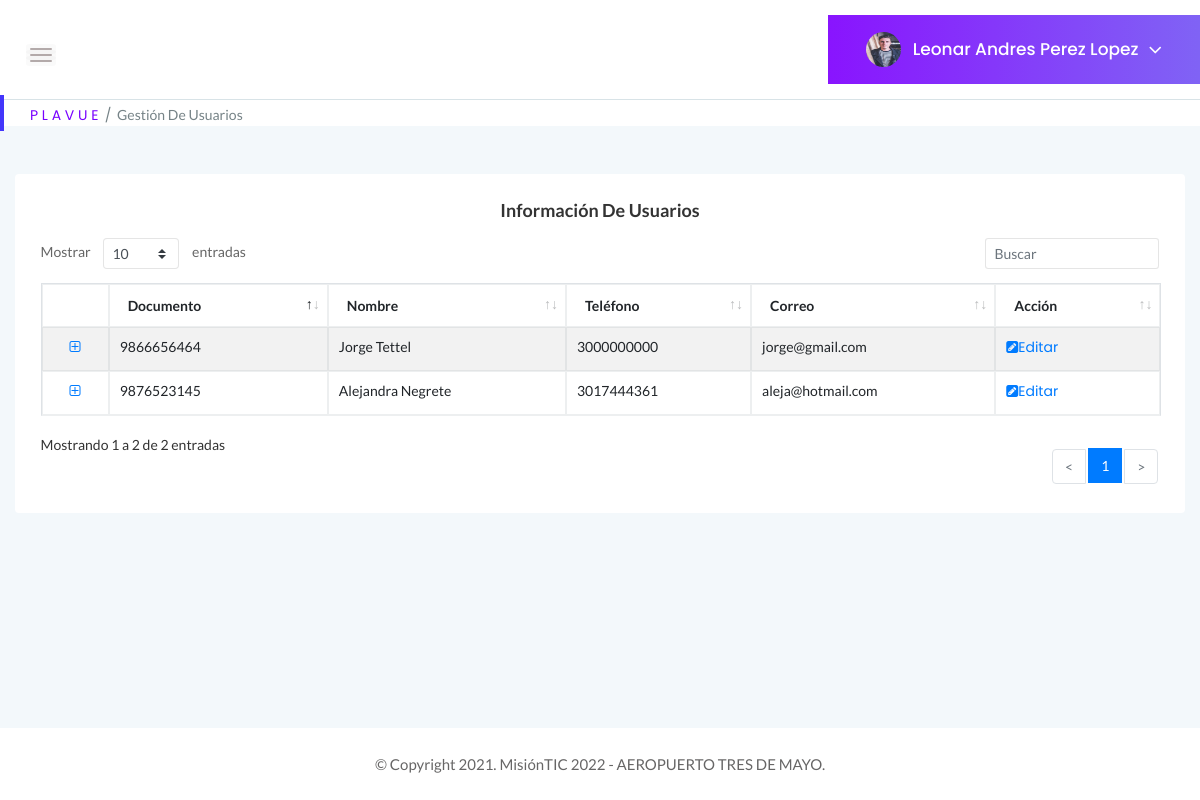
The app's page /GestionUsuarios (signed in), older data.
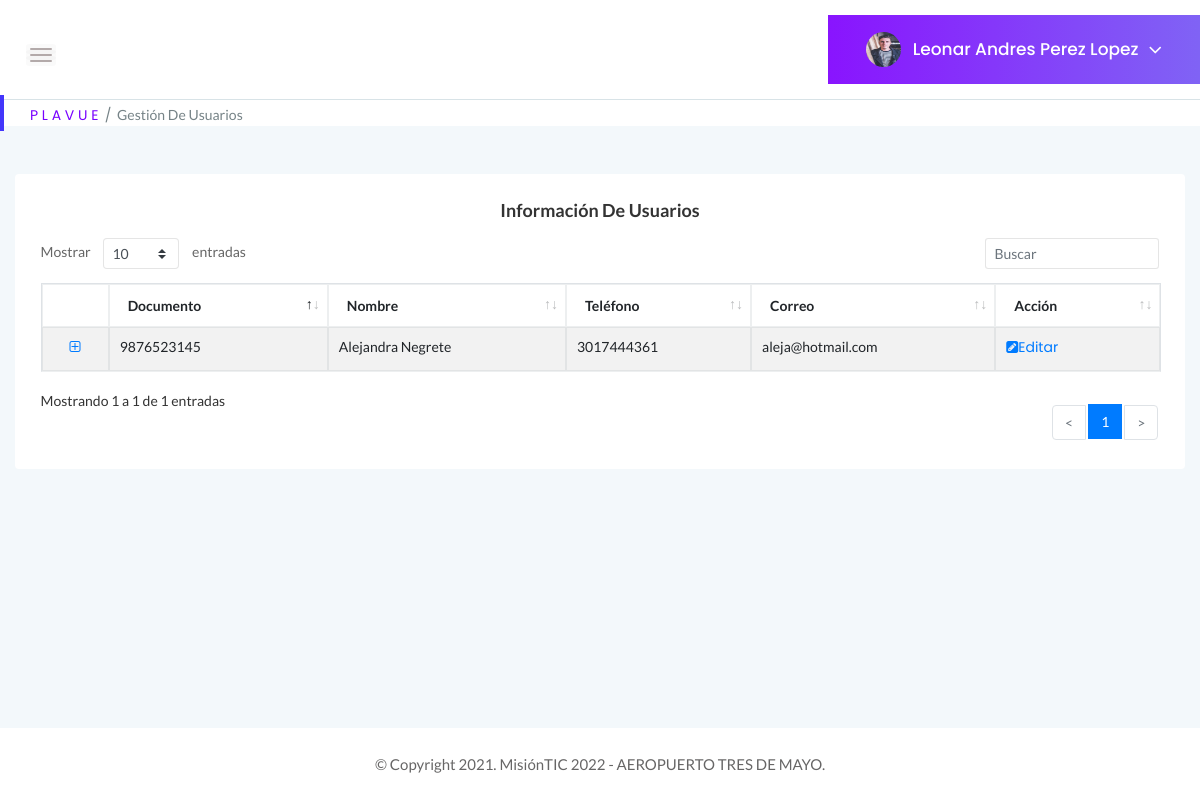
The same page, newer data.
### tables this page shows
CREATE TABLE Usuarios (Id_usuario BIGINT PRIMARY KEY, Documento BIGINT UNIQUE, tipoDocumento INTEGER REFERENCES tipo_documento (id_documento) ON DELETE RESTRICT ON UPDATE RESTRICT MATCH SIMPLE, contraseña VARCHAR NOT NULL, tipoPerfil INTEGER REFERENCES Perfil (Id_perfil) ON DELETE RESTRICT ON UPDATE RESTRICT, estadoUsuario INTEGER REFERENCES Estado (Id_estado) ON DELETE RESTRICT ON UPDATE RESTRICT, Nombre VARCHAR (100) NOT NULL, correo VARCHAR (100) UNIQUE NOT NULL, fechaNacimiento DATE, sexo INTEGER REFERENCES Genero (Id_genero) ON DELETE RESTRICT ON UPDATE RESTRICT, Celular BIGINT, nacionalidad INTEGER REFERENCES Nacionalidad (Id_pais) ON DELETE RESTRICT ON UPDATE RESTRICT, nombreContacto VARCHAR (100), numeroContacto BIGINT, foto VARCHAR (5000));

### app.py (the view)
@app.route("/GestionUsuarios", methods=["GET"])
def Gestion_Usuarios():
    if "usuario" in session:
        if request.method == "GET":
            tipoPerfil = 3
            try:
                with sqlite3.connect("Plavue.db") as con:
                    con.row_factory = sqlite3.Row
                    cur = con.cursor()
                    cur.execute("SELECT * FROM Usuarios WHERE correo = ?", [session["usuario"]])
                    query = cur.fetchone()
                with sqlite3.connect("Plavue.db") as con1:
                    con1.row_factory = sqlite3.Row
                    cur1 = con1.cursor()
                    cur1.execute("SELECT * FROM Usuarios WHERE tipoPerfil =? ", [tipoPerfil])
                    query2 = cur1.fetchall()
                    if query2 is None:
                        return "Usuario no existe!"
                return render_template("GestionUsuarios.html", perfil = query, tabla = query2)
            except Error as er:
                print('SQLite error: %s' % (' '.join(er.args)))
                print('SQLite traceback: ')
        return render_template('GestionUsuarios.html')
    return render_template("Login.html")

### templates/GestionUsuarios.html (shortened to what the changed rows need)
<!doctype html>
<html class="no-js" lang="es">
<head>
        <link rel="stylesheet" href="{{ url_for('static', filename='css/bootstrap.min.css') }}">
        <link rel="stylesheet" href="{{ url_for('static', filename='css/font-awesome.min.css') }}">
        <link rel="stylesheet" href="{{ url_for('static', filename='css/themify-icons.css') }}">
        <link rel="stylesheet" href="{{ url_for('static', filename='css/metisMenu.css') }}">
        <link rel="stylesheet" href="{{ url_for('static', filename='css/owl.carousel.min.css') }}">
        <link rel="stylesheet" href="{{ url_for('static', filename='css/slicknav.min.css') }}">
        <link rel="stylesheet" href="https://www.amcharts.com/lib/3/plugins/export/export.css" type="text/css" media="all" />
        <link rel="stylesheet" type="text/css" href="{{ url_for('static', filename='css/tables/jquery.dataTables.css') }}">
        <link rel="stylesheet" type="text/css" href="{{ url_for('static', filename='css/tables/dataTables.bootstrap4.min.css') }}">
        <link rel="stylesheet" type="text/css" href="{{ url_for('static', filename='css/tables/responsive.bootstrap.min.css') }}">
        <link rel="stylesheet" type="text/css" href="{{ url_for('static', filename='css/tables/responsive.jqueryui.min.css') }}">
        <link rel="stylesheet" href="{{ url_for('static', filename='css/typography.css') }}">
        <link rel="stylesheet" href="{{ url_for('static', filename='css/default-css.css') }}">
        <link rel="stylesheet" href="{{ url_for('static', filename='css/styles.css') }}">
        <link rel="stylesheet" href="{{ url_for('static', filename='css/responsive.css') }}">
        <link rel="stylesheet" href="{{ url_for('static', filename='js/vendor/select2.css') }}">
</head>
<body>
    <div class="page-container">
        <div class="main-content">
            <div class="body main-content-inner">
                <div class="row">
                    <div class="col-12 mt-5">
                        <div class="card">
                            <div class="card-body">
                                <section class="panel">
                                    <div class="panel-body">
                                        <table class="table table-bordered table-striped mb-none" id="datatable-gestionusuarios" data-swf-path="static/vendor/jquery-datatables/extras/TableTools/swf/copy_csv_xls_pdf.swf">
                                            <thead>
                                                <tr>
                                                    <th>Documento</th>
                                                    <th>Nombre</th>
                                                    <th>Teléfono</th>
                                                    <th>Correo</th>
                                                    <th>Acción</th>
                                                </tr>
                                            </thead>
                                            <tbody>
                                                {% for r in tabla %}
                                                <tr class="gradeX">
                                                    <td>{{ r ['Documento'] }}</td>
                                                    <td>{{ r ['Nombre'] }}</td>
                                                    <td>{{ r ['Celular']}}</td>
                                                    <td class="center">{{ r ['Correo' ]}}</td>
                                                    <td class="center"><div ><a href="../EditarUsuario/{{r ['Correo']}}"><i
                                                        class="fa fa-pencil-square"></i>Editar</a></div></td>
                                                </tr>
                                                {% endfor %}
                                            </tbody>
                                        </table>
                                    </div>
                            </div>
                        </div>
                    </div>
                </div>
            </div>
        </div>
    </div>
</body>
</html>

Row changes from the older to the newer data that the page shows:
no longer on this page (row edited): Usuarios: Documento "9866656464", Nombre "Jorge Tettel", Celular "3000000000", correo "jorge@gmail.com"
Text that changed along with them:
text written by a page script: "Mostrar entradas Mostrando 1 a 2 de 2 entradas < 1 >" → "Mostrar entradas Mostrando 1 a 1 de 1 entradas < 1 >"
